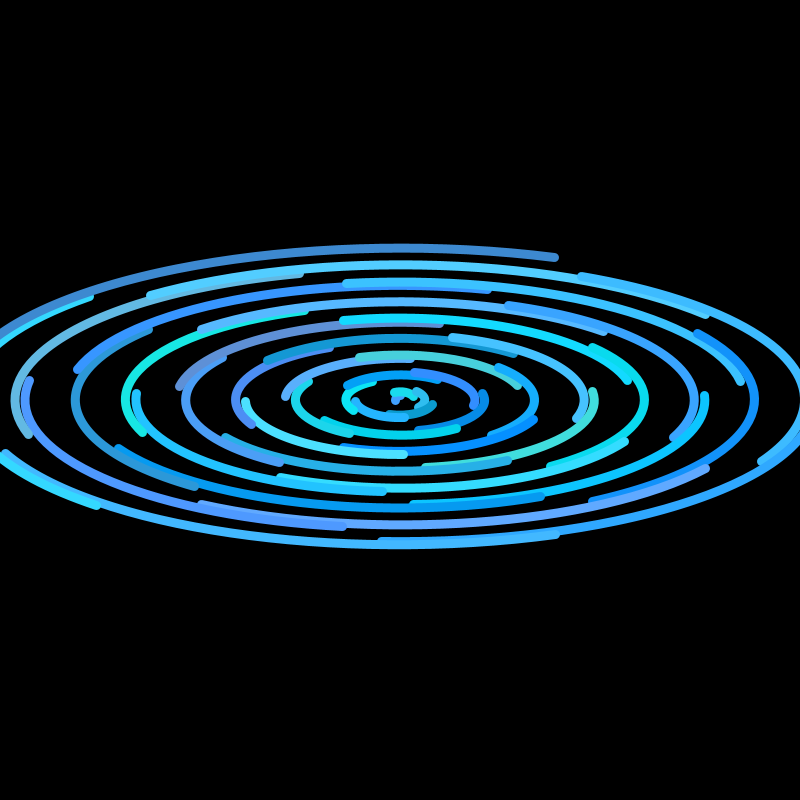
Frame 1 (no input)
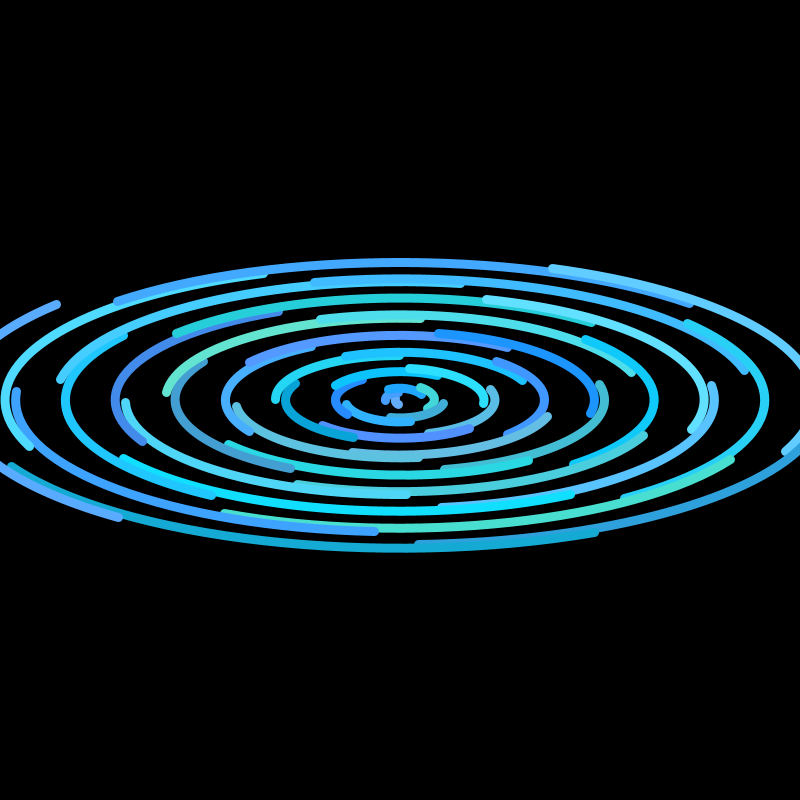
Frame 60 (the mouse pressed at the canvas centre just before this capture)
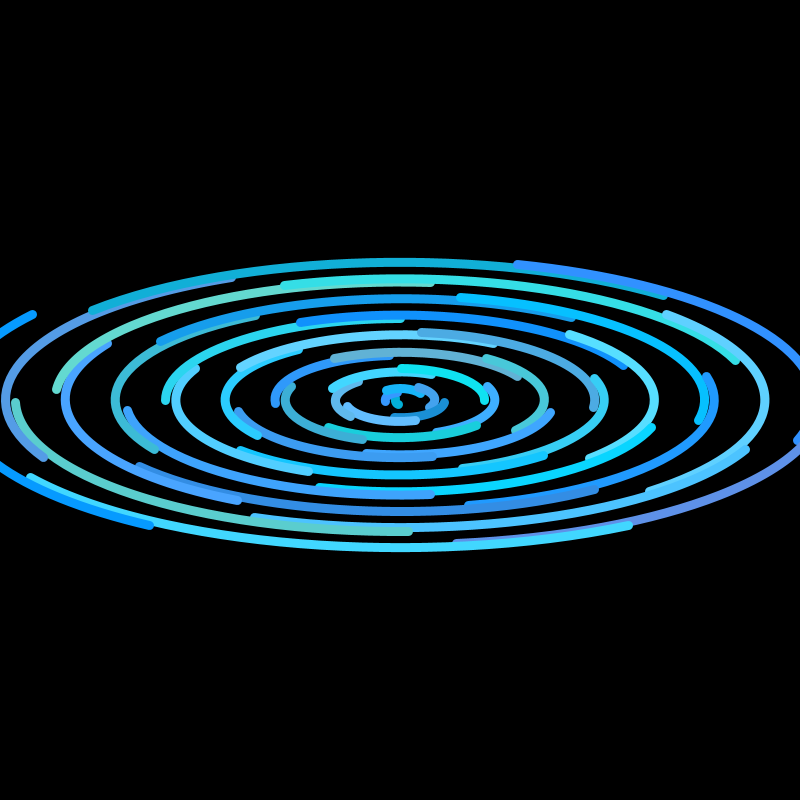
Frame 120 (the mouse held since frame 60 and released just before this capture)

The Processing sketch that drew these frames (run headless with seeded random() and noise(); from frame 60 on, the mouse is pressed at the canvas centre):

// Processing sketch: p03v2
// ── p03v2.pde
int h1=51;
int h2=185;
int h3=255;
int z=0;


void setup(){
    size(800,800);
    background(0);
    smooth(5);
}

void draw(){
    background(0);
    noFill();

    //createArc(width/2, 2*height/3, color(199, 130, 220));

    createArc(width/2, height/2, color(199, 130, 220)); 

}

void createArc(float x, float y, color c){
    
    for(int i=0; i<900; i+=20){
        
        stroke(h1 + (int)random(-50, 50), h2 + (int)random(-50, 50), h3 + (int)random(-50, 50));
        strokeWeight(9);
        arc(x, y,  9+i , 10+i/3, -PI+i+z, -HALF_PI+i+z);        
    }
    delay(50);
    z+=20;

}
